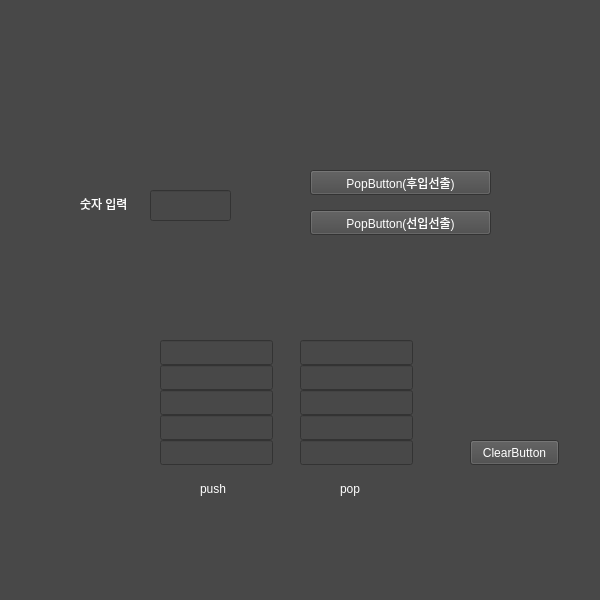
<?xml version="1.0" encoding="UTF-8"?>
<ui version="4.0">
 <class>MainWindow</class>
 <widget class="QMainWindow" name="MainWindow">
  <property name="geometry">
   <rect>
    <x>0</x>
    <y>0</y>
    <width>600</width>
    <height>600</height>
   </rect>
  </property>
  <property name="windowTitle">
   <string>MainWindow</string>
  </property>
  <property name="styleSheet">
   <string notr="true">background-color: rgb(72, 72, 72);
color: rgb(255, 255, 255)</string>
  </property>
  <widget class="QWidget" name="centralwidget">
   <widget class="QPushButton" name="popbutton">
    <property name="geometry">
     <rect>
      <x>310</x>
      <y>210</y>
      <width>181</width>
      <height>25</height>
     </rect>
    </property>
    <property name="text">
     <string>PopButton(선입선출)</string>
    </property>
   </widget>
   <widget class="QLineEdit" name="pop5">
    <property name="geometry">
     <rect>
      <x>300</x>
      <y>340</y>
      <width>113</width>
      <height>25</height>
     </rect>
    </property>
   </widget>
   <widget class="QLineEdit" name="pop4">
    <property name="geometry">
     <rect>
      <x>300</x>
      <y>365</y>
      <width>113</width>
      <height>25</height>
     </rect>
    </property>
   </widget>
   <widget class="QLineEdit" name="pop3">
    <property name="geometry">
     <rect>
      <x>300</x>
      <y>390</y>
      <width>113</width>
      <height>25</height>
     </rect>
    </property>
   </widget>
   <widget class="QLineEdit" name="pop1">
    <property name="geometry">
     <rect>
      <x>300</x>
      <y>440</y>
      <width>113</width>
      <height>25</height>
     </rect>
    </property>
   </widget>
   <widget class="QLineEdit" name="pop2">
    <property name="geometry">
     <rect>
      <x>300</x>
      <y>415</y>
      <width>113</width>
      <height>25</height>
     </rect>
    </property>
   </widget>
   <widget class="QLineEdit" name="push1">
    <property name="geometry">
     <rect>
      <x>160</x>
      <y>440</y>
      <width>113</width>
      <height>25</height>
     </rect>
    </property>
   </widget>
   <widget class="QLineEdit" name="push3">
    <property name="geometry">
     <rect>
      <x>160</x>
      <y>390</y>
      <width>113</width>
      <height>25</height>
     </rect>
    </property>
   </widget>
   <widget class="QLineEdit" name="push2">
    <property name="geometry">
     <rect>
      <x>160</x>
      <y>415</y>
      <width>113</width>
      <height>25</height>
     </rect>
    </property>
   </widget>
   <widget class="QLineEdit" name="push5">
    <property name="geometry">
     <rect>
      <x>160</x>
      <y>340</y>
      <width>113</width>
      <height>25</height>
     </rect>
    </property>
   </widget>
   <widget class="QLineEdit" name="lineEdit">
    <property name="geometry">
     <rect>
      <x>150</x>
      <y>190</y>
      <width>81</width>
      <height>31</height>
     </rect>
    </property>
    <property name="text">
     <string/>
    </property>
   </widget>
   <widget class="QPushButton" name="popbutton_2">
    <property name="geometry">
     <rect>
      <x>310</x>
      <y>170</y>
      <width>181</width>
      <height>25</height>
     </rect>
    </property>
    <property name="text">
     <string>PopButton(후입선출)</string>
    </property>
   </widget>
   <widget class="QLineEdit" name="push4">
    <property name="geometry">
     <rect>
      <x>160</x>
      <y>365</y>
      <width>113</width>
      <height>25</height>
     </rect>
    </property>
   </widget>
   <widget class="QLabel" name="label">
    <property name="geometry">
     <rect>
      <x>200</x>
      <y>480</y>
      <width>67</width>
      <height>17</height>
     </rect>
    </property>
    <property name="text">
     <string>push</string>
    </property>
   </widget>
   <widget class="QLabel" name="label_2">
    <property name="geometry">
     <rect>
      <x>340</x>
      <y>480</y>
      <width>41</width>
      <height>17</height>
     </rect>
    </property>
    <property name="text">
     <string>pop</string>
    </property>
   </widget>
   <widget class="QLabel" name="label_3">
    <property name="geometry">
     <rect>
      <x>80</x>
      <y>195</y>
      <width>67</width>
      <height>17</height>
     </rect>
    </property>
    <property name="text">
     <string>숫자 입력</string>
    </property>
   </widget>
   <widget class="QPushButton" name="pushButton">
    <property name="geometry">
     <rect>
      <x>470</x>
      <y>440</y>
      <width>89</width>
      <height>25</height>
     </rect>
    </property>
    <property name="text">
     <string>ClearButton</string>
    </property>
   </widget>
  </widget>
 </widget>
 <resources/>
 <connections/>
</ui>
